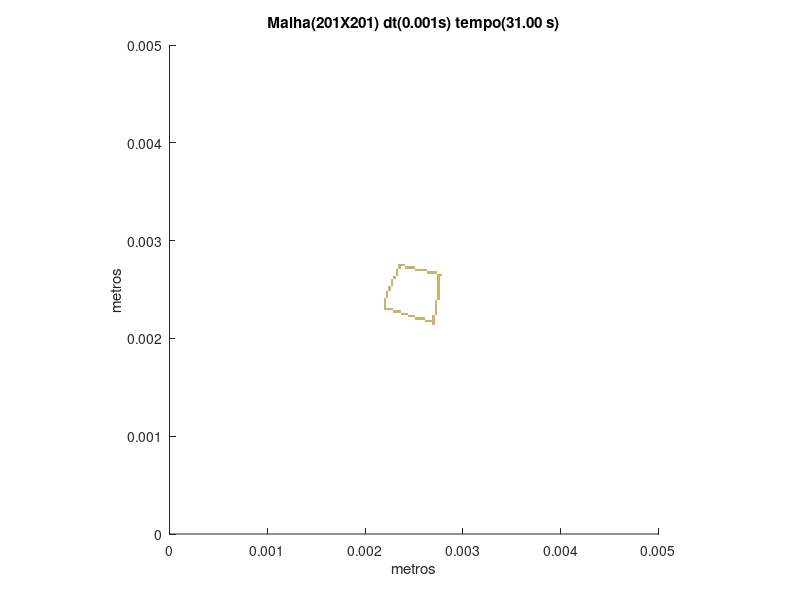

The MATLAB source for this figure:
set (gca,'PlotBoxAspectRatio',[1 1 1],'Xlim',[0,0.005],'Ylim',[0,0.005])
hold on
title('Malha(201X201) dt(0.001s) tempo(31.00 s)')
hold on
ylabel('metros')
hold on
xlabel('metros')
hold on

fill([0.0026865671641791 0.0026865671641791 0.00271144278606965 0.00271144278606965],[0.00213930348258706 0.00216417910447761 0.00216417910447761 0.00213930348258706],[0.8,0.7,0.4],'LineStyle','none')

fill([0.00261194029850746 0.00261194029850746 0.00263681592039801 0.00263681592039801],[0.00216417910447761 0.00218905472636816 0.00218905472636816 0.00216417910447761],[0.8,0.7,0.4],'LineStyle','none')

fill([0.00263681592039801 0.00263681592039801 0.00266169154228856 0.00266169154228856],[0.00216417910447761 0.00218905472636816 0.00218905472636816 0.00216417910447761],[0.8,0.7,0.4],'LineStyle','none')

fill([0.00266169154228856 0.00266169154228856 0.0026865671641791 0.0026865671641791],[0.00216417910447761 0.00218905472636816 0.00218905472636816 0.00216417910447761],[0.8,0.7,0.4],'LineStyle','none')

fill([0.0026865671641791 0.0026865671641791 0.00271144278606965 0.00271144278606965],[0.00216417910447761 0.00218905472636816 0.00218905472636816 0.00216417910447761],[0.8,0.7,0.4],'LineStyle','none')

fill([0.00251243781094527 0.00251243781094527 0.00253731343283582 0.00253731343283582],[0.00218905472636816 0.00221393034825871 0.00221393034825871 0.00218905472636816],[0.8,0.7,0.4],'LineStyle','none')

fill([0.00253731343283582 0.00253731343283582 0.00256218905472637 0.00256218905472637],[0.00218905472636816 0.00221393034825871 0.00221393034825871 0.00218905472636816],[0.8,0.7,0.4],'LineStyle','none')

fill([0.00256218905472637 0.00256218905472637 0.00258706467661692 0.00258706467661692],[0.00218905472636816 0.00221393034825871 0.00221393034825871 0.00218905472636816],[0.8,0.7,0.4],'LineStyle','none')

fill([0.00258706467661692 0.00258706467661692 0.00261194029850746 0.00261194029850746],[0.00218905472636816 0.00221393034825871 0.00221393034825871 0.00218905472636816],[0.8,0.7,0.4],'LineStyle','none')

fill([0.0026865671641791 0.0026865671641791 0.00271144278606965 0.00271144278606965],[0.00218905472636816 0.00221393034825871 0.00221393034825871 0.00218905472636816],[0.8,0.7,0.4],'LineStyle','none')

fill([0.00243781094527363 0.00243781094527363 0.00246268656716418 0.00246268656716418],[0.00221393034825871 0.00223880597014925 0.00223880597014925 0.00221393034825871],[0.8,0.7,0.4],'LineStyle','none')

fill([0.00246268656716418 0.00246268656716418 0.00248756218905473 0.00248756218905473],[0.00221393034825871 0.00223880597014925 0.00223880597014925 0.00221393034825871],[0.8,0.7,0.4],'LineStyle','none')

fill([0.00248756218905473 0.00248756218905473 0.00251243781094527 0.00251243781094527],[0.00221393034825871 0.00223880597014925 0.00223880597014925 0.00221393034825871],[0.8,0.7,0.4],'LineStyle','none')

fill([0.0026865671641791 0.0026865671641791 0.00271144278606965 0.00271144278606965],[0.00221393034825871 0.00223880597014925 0.00223880597014925 0.00221393034825871],[0.8,0.7,0.4],'LineStyle','none')

fill([0.00236318407960199 0.00236318407960199 0.00238805970149254 0.00238805970149254],[0.00223880597014925 0.0022636815920398 0.0022636815920398 0.00223880597014925],[0.8,0.7,0.4],'LineStyle','none')

fill([0.00238805970149254 0.00238805970149254 0.00241293532338308 0.00241293532338308],[0.00223880597014925 0.0022636815920398 0.0022636815920398 0.00223880597014925],[0.8,0.7,0.4],'LineStyle','none')

fill([0.00241293532338308 0.00241293532338308 0.00243781094527363 0.00243781094527363],[0.00223880597014925 0.0022636815920398 0.0022636815920398 0.00223880597014925],[0.8,0.7,0.4],'LineStyle','none')

fill([0.00271144278606965 0.00271144278606965 0.0027363184079602 0.0027363184079602],[0.00223880597014925 0.0022636815920398 0.0022636815920398 0.00223880597014925],[0.8,0.7,0.4],'LineStyle','none')

fill([0.00228855721393035 0.00228855721393035 0.0023134328358209 0.0023134328358209],[0.0022636815920398 0.00228855721393035 0.00228855721393035 0.0022636815920398],[0.8,0.7,0.4],'LineStyle','none')

fill([0.0023134328358209 0.0023134328358209 0.00233830845771144 0.00233830845771144],[0.0022636815920398 0.00228855721393035 0.00228855721393035 0.0022636815920398],[0.8,0.7,0.4],'LineStyle','none')

fill([0.00233830845771144 0.00233830845771144 0.00236318407960199 0.00236318407960199],[0.0022636815920398 0.00228855721393035 0.00228855721393035 0.0022636815920398],[0.8,0.7,0.4],'LineStyle','none')

fill([0.00271144278606965 0.00271144278606965 0.0027363184079602 0.0027363184079602],[0.0022636815920398 0.00228855721393035 0.00228855721393035 0.0022636815920398],[0.8,0.7,0.4],'LineStyle','none')

fill([0.00218905472636816 0.00218905472636816 0.00221393034825871 0.00221393034825871],[0.00228855721393035 0.0023134328358209 0.0023134328358209 0.00228855721393035],[0.8,0.7,0.4],'LineStyle','none')

fill([0.00221393034825871 0.00221393034825871 0.00223880597014925 0.00223880597014925],[0.00228855721393035 0.0023134328358209 0.0023134328358209 0.00228855721393035],[0.8,0.7,0.4],'LineStyle','none')

fill([0.00223880597014925 0.00223880597014925 0.0022636815920398 0.0022636815920398],[0.00228855721393035 0.0023134328358209 0.0023134328358209 0.00228855721393035],[0.8,0.7,0.4],'LineStyle','none')

fill([0.0022636815920398 0.0022636815920398 0.00228855721393035 0.00228855721393035],[0.00228855721393035 0.0023134328358209 0.0023134328358209 0.00228855721393035],[0.8,0.7,0.4],'LineStyle','none')

fill([0.00271144278606965 0.00271144278606965 0.0027363184079602 0.0027363184079602],[0.00228855721393035 0.0023134328358209 0.0023134328358209 0.00228855721393035],[0.8,0.7,0.4],'LineStyle','none')

fill([0.00218905472636816 0.00218905472636816 0.00221393034825871 0.00221393034825871],[0.0023134328358209 0.00233830845771144 0.00233830845771144 0.0023134328358209],[0.8,0.7,0.4],'LineStyle','none')

fill([0.00271144278606965 0.00271144278606965 0.0027363184079602 0.0027363184079602],[0.0023134328358209 0.00233830845771144 0.00233830845771144 0.0023134328358209],[0.8,0.7,0.4],'LineStyle','none')

fill([0.00218905472636816 0.00218905472636816 0.00221393034825871 0.00221393034825871],[0.00233830845771144 0.00236318407960199 0.00236318407960199 0.00233830845771144],[0.8,0.7,0.4],'LineStyle','none')

fill([0.00271144278606965 0.00271144278606965 0.0027363184079602 0.0027363184079602],[0.00233830845771144 0.00236318407960199 0.00236318407960199 0.00233830845771144],[0.8,0.7,0.4],'LineStyle','none')

fill([0.00218905472636816 0.00218905472636816 0.00221393034825871 0.00221393034825871],[0.00236318407960199 0.00238805970149254 0.00238805970149254 0.00236318407960199],[0.8,0.7,0.4],'LineStyle','none')

fill([0.00271144278606965 0.00271144278606965 0.0027363184079602 0.0027363184079602],[0.00236318407960199 0.00238805970149254 0.00238805970149254 0.00236318407960199],[0.8,0.7,0.4],'LineStyle','none')

fill([0.00218905472636816 0.00218905472636816 0.00221393034825871 0.00221393034825871],[0.00238805970149254 0.00241293532338308 0.00241293532338308 0.00238805970149254],[0.8,0.7,0.4],'LineStyle','none')

fill([0.0027363184079602 0.0027363184079602 0.00276119402985075 0.00276119402985075],[0.00238805970149254 0.00241293532338308 0.00241293532338308 0.00238805970149254],[0.8,0.7,0.4],'LineStyle','none')

fill([0.00221393034825871 0.00221393034825871 0.00223880597014925 0.00223880597014925],[0.00241293532338308 0.00243781094527363 0.00243781094527363 0.00241293532338308],[0.8,0.7,0.4],'LineStyle','none')

fill([0.0027363184079602 0.0027363184079602 0.00276119402985075 0.00276119402985075],[0.00241293532338308 0.00243781094527363 0.00243781094527363 0.00241293532338308],[0.8,0.7,0.4],'LineStyle','none')

fill([0.00221393034825871 0.00221393034825871 0.00223880597014925 0.00223880597014925],[0.00243781094527363 0.00246268656716418 0.00246268656716418 0.00243781094527363],[0.8,0.7,0.4],'LineStyle','none')

fill([0.0027363184079602 0.0027363184079602 0.00276119402985075 0.00276119402985075],[0.00243781094527363 0.00246268656716418 0.00246268656716418 0.00243781094527363],[0.8,0.7,0.4],'LineStyle','none')

fill([0.00221393034825871 0.00221393034825871 0.00223880597014925 0.00223880597014925],[0.00246268656716418 0.00248756218905473 0.00248756218905473 0.00246268656716418],[0.8,0.7,0.4],'LineStyle','none')

fill([0.0027363184079602 0.0027363184079602 0.00276119402985075 0.00276119402985075],[0.00246268656716418 0.00248756218905473 0.00248756218905473 0.00246268656716418],[0.8,0.7,0.4],'LineStyle','none')

fill([0.00223880597014925 0.00223880597014925 0.0022636815920398 0.0022636815920398],[0.00248756218905473 0.00251243781094527 0.00251243781094527 0.00248756218905473],[0.8,0.7,0.4],'LineStyle','none')

fill([0.0027363184079602 0.0027363184079602 0.00276119402985075 0.00276119402985075],[0.00248756218905473 0.00251243781094527 0.00251243781094527 0.00248756218905473],[0.8,0.7,0.4],'LineStyle','none')

fill([0.00223880597014925 0.00223880597014925 0.0022636815920398 0.0022636815920398],[0.00251243781094527 0.00253731343283582 0.00253731343283582 0.00251243781094527],[0.8,0.7,0.4],'LineStyle','none')

fill([0.0027363184079602 0.0027363184079602 0.00276119402985075 0.00276119402985075],[0.00251243781094527 0.00253731343283582 0.00253731343283582 0.00251243781094527],[0.8,0.7,0.4],'LineStyle','none')

fill([0.0022636815920398 0.0022636815920398 0.00228855721393035 0.00228855721393035],[0.00253731343283582 0.00256218905472637 0.00256218905472637 0.00253731343283582],[0.8,0.7,0.4],'LineStyle','none')

fill([0.0027363184079602 0.0027363184079602 0.00276119402985075 0.00276119402985075],[0.00253731343283582 0.00256218905472637 0.00256218905472637 0.00253731343283582],[0.8,0.7,0.4],'LineStyle','none')

fill([0.0022636815920398 0.0022636815920398 0.00228855721393035 0.00228855721393035],[0.00256218905472637 0.00258706467661692 0.00258706467661692 0.00256218905472637],[0.8,0.7,0.4],'LineStyle','none')

fill([0.0027363184079602 0.0027363184079602 0.00276119402985075 0.00276119402985075],[0.00256218905472637 0.00258706467661692 0.00258706467661692 0.00256218905472637],[0.8,0.7,0.4],'LineStyle','none')

fill([0.0022636815920398 0.0022636815920398 0.00228855721393035 0.00228855721393035],[0.00258706467661692 0.00261194029850746 0.00261194029850746 0.00258706467661692],[0.8,0.7,0.4],'LineStyle','none')

fill([0.0027363184079602 0.0027363184079602 0.00276119402985075 0.00276119402985075],[0.00258706467661692 0.00261194029850746 0.00261194029850746 0.00258706467661692],[0.8,0.7,0.4],'LineStyle','none')

fill([0.00228855721393035 0.00228855721393035 0.0023134328358209 0.0023134328358209],[0.00261194029850746 0.00263681592039801 0.00263681592039801 0.00261194029850746],[0.8,0.7,0.4],'LineStyle','none')

fill([0.0027363184079602 0.0027363184079602 0.00276119402985075 0.00276119402985075],[0.00261194029850746 0.00263681592039801 0.00263681592039801 0.00261194029850746],[0.8,0.7,0.4],'LineStyle','none')

fill([0.0023134328358209 0.0023134328358209 0.00233830845771144 0.00233830845771144],[0.00263681592039801 0.00266169154228856 0.00266169154228856 0.00263681592039801],[0.8,0.7,0.4],'LineStyle','none')

fill([0.0027363184079602 0.0027363184079602 0.00276119402985075 0.00276119402985075],[0.00263681592039801 0.00266169154228856 0.00266169154228856 0.00263681592039801],[0.8,0.7,0.4],'LineStyle','none')

fill([0.00276119402985075 0.00276119402985075 0.00278606965174129 0.00278606965174129],[0.00263681592039801 0.00266169154228856 0.00266169154228856 0.00263681592039801],[0.8,0.7,0.4],'LineStyle','none')

fill([0.0023134328358209 0.0023134328358209 0.00233830845771144 0.00233830845771144],[0.00266169154228856 0.0026865671641791 0.0026865671641791 0.00266169154228856],[0.8,0.7,0.4],'LineStyle','none')

fill([0.00263681592039801 0.00263681592039801 0.00266169154228856 0.00266169154228856],[0.00266169154228856 0.0026865671641791 0.0026865671641791 0.00266169154228856],[0.8,0.7,0.4],'LineStyle','none')

fill([0.00266169154228856 0.00266169154228856 0.0026865671641791 0.0026865671641791],[0.00266169154228856 0.0026865671641791 0.0026865671641791 0.00266169154228856],[0.8,0.7,0.4],'LineStyle','none')

fill([0.0026865671641791 0.0026865671641791 0.00271144278606965 0.00271144278606965],[0.00266169154228856 0.0026865671641791 0.0026865671641791 0.00266169154228856],[0.8,0.7,0.4],'LineStyle','none')

fill([0.00271144278606965 0.00271144278606965 0.0027363184079602 0.0027363184079602],[0.00266169154228856 0.0026865671641791 0.0026865671641791 0.00266169154228856],[0.8,0.7,0.4],'LineStyle','none')

fill([0.0023134328358209 0.0023134328358209 0.00233830845771144 0.00233830845771144],[0.0026865671641791 0.00271144278606965 0.00271144278606965 0.0026865671641791],[0.8,0.7,0.4],'LineStyle','none')

fill([0.00251243781094527 0.00251243781094527 0.00253731343283582 0.00253731343283582],[0.0026865671641791 0.00271144278606965 0.00271144278606965 0.0026865671641791],[0.8,0.7,0.4],'LineStyle','none')

fill([0.00253731343283582 0.00253731343283582 0.00256218905472637 0.00256218905472637],[0.0026865671641791 0.00271144278606965 0.00271144278606965 0.0026865671641791],[0.8,0.7,0.4],'LineStyle','none')

fill([0.00256218905472637 0.00256218905472637 0.00258706467661692 0.00258706467661692],[0.0026865671641791 0.00271144278606965 0.00271144278606965 0.0026865671641791],[0.8,0.7,0.4],'LineStyle','none')

fill([0.00258706467661692 0.00258706467661692 0.00261194029850746 0.00261194029850746],[0.0026865671641791 0.00271144278606965 0.00271144278606965 0.0026865671641791],[0.8,0.7,0.4],'LineStyle','none')

fill([0.00261194029850746 0.00261194029850746 0.00263681592039801 0.00263681592039801],[0.0026865671641791 0.00271144278606965 0.00271144278606965 0.0026865671641791],[0.8,0.7,0.4],'LineStyle','none')

fill([0.00233830845771144 0.00233830845771144 0.00236318407960199 0.00236318407960199],[0.00271144278606965 0.0027363184079602 0.0027363184079602 0.00271144278606965],[0.8,0.7,0.4],'LineStyle','none')

fill([0.00241293532338308 0.00241293532338308 0.00243781094527363 0.00243781094527363],[0.00271144278606965 0.0027363184079602 0.0027363184079602 0.00271144278606965],[0.8,0.7,0.4],'LineStyle','none')

fill([0.00243781094527363 0.00243781094527363 0.00246268656716418 0.00246268656716418],[0.00271144278606965 0.0027363184079602 0.0027363184079602 0.00271144278606965],[0.8,0.7,0.4],'LineStyle','none')

fill([0.00246268656716418 0.00246268656716418 0.00248756218905473 0.00248756218905473],[0.00271144278606965 0.0027363184079602 0.0027363184079602 0.00271144278606965],[0.8,0.7,0.4],'LineStyle','none')

fill([0.00248756218905473 0.00248756218905473 0.00251243781094527 0.00251243781094527],[0.00271144278606965 0.0027363184079602 0.0027363184079602 0.00271144278606965],[0.8,0.7,0.4],'LineStyle','none')

fill([0.00233830845771144 0.00233830845771144 0.00236318407960199 0.00236318407960199],[0.0027363184079602 0.00276119402985075 0.00276119402985075 0.0027363184079602],[0.8,0.7,0.4],'LineStyle','none')

fill([0.00236318407960199 0.00236318407960199 0.00238805970149254 0.00238805970149254],[0.0027363184079602 0.00276119402985075 0.00276119402985075 0.0027363184079602],[0.8,0.7,0.4],'LineStyle','none')

fill([0.00238805970149254 0.00238805970149254 0.00241293532338308 0.00241293532338308],[0.0027363184079602 0.00276119402985075 0.00276119402985075 0.0027363184079602],[0.8,0.7,0.4],'LineStyle','none')
